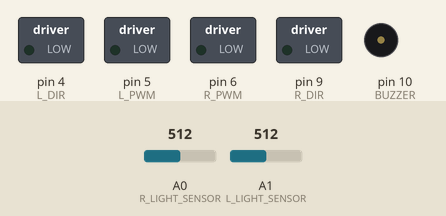
This sketch was run on a simulated Arduino Uno, built with avr-gcc and run on an emulated ATmega328P. Shown: switched loads named in the sketch (green lamp = pin HIGH), buzzer (waves = sounding, pin HIGH). The inputs (shaded band) are chosen by the test bench; at power-on: A0 (R_LIGHT_SENSOR) = 512, A1 (L_LIGHT_SENSOR) = 512.

Above: at 1.8 s.
1.9 s: A0 (R_LIGHT_SENSOR) set to 482
At 3.4 s:
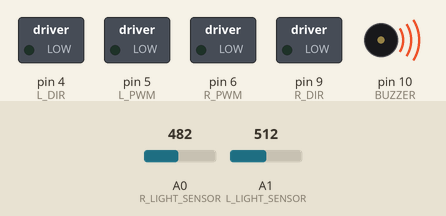
6.0 s: A1 (L_LIGHT_SENSOR) set to 546
7.5 s: A1 (L_LIGHT_SENSOR) set to 567
At 8.2 s:
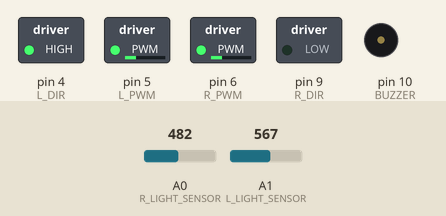
9.0 s: A0 (R_LIGHT_SENSOR) set to 716
At 9.4 s:
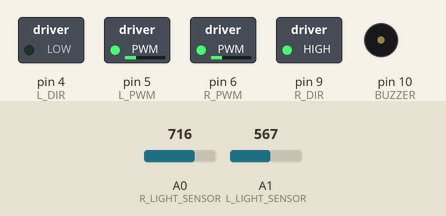
10.5 s: A0 (R_LIGHT_SENSOR) set to 655
12.0 s: A0 (R_LIGHT_SENSOR) set to 624
At 12.9 s:
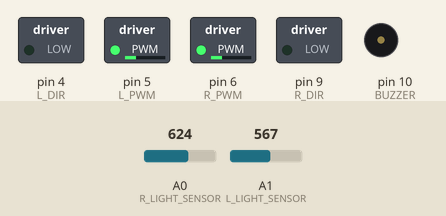
Timing chart, 0 to 14.5 s (numbered marks = the images above; inputs shaded):
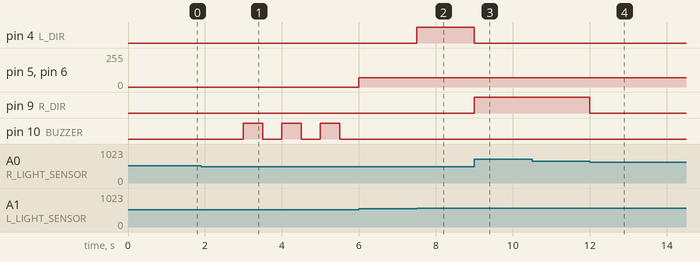

The sketch:

Light_follower.ino
```cpp
#define L_PWM 5
#define L_DIR 4
#define R_PWM 6
#define R_DIR 9
#define PWM_MAX 165
#define PWM_MIN 30

#define L_LIGHT_SENSOR A1
#define R_LIGHT_SENSOR A0
#define BUZZER 10

#define LED 13

int bip=0;


void setup(){
  // Bridge H configuration
  pinMode(L_DIR,OUTPUT);
  pinMode(R_DIR,OUTPUT);
  pinMode(L_PWM,OUTPUT);
  pinMode(R_PWM,OUTPUT);

  // Other elements configuration
  pinMode(BUZZER, OUTPUT);
  digitalWrite(BUZZER,0);

  Serial.begin(9600);


}// end of setups

void loop(){
  int odczytLewy = analogRead (L_LIGHT_SENSOR);
  int odczytPrawy = analogRead(R_LIGHT_SENSOR);
  int roznica = odczytLewy-odczytPrawy;
  migLED();
  stopMotors();

  while (odczytPrawy <500 || odczytLewy <500){
    // beep i times
    if(bip <3){
      BUZZASTER();
      bip++;
    }// end of if
    else{
    START();
  }// end of else
} // end of  while

}// end of loop


void leftMotor(int V){ // Left engine
  if (V>0){
    V = map(V,0, 100,PWM_MIN, PWM_MAX);
    digitalWrite(L_DIR,0); // Forward
    analogWrite(L_PWM,V); // Speed
  }// end of if
  else{
    V=abs(V);
    V=map (V,0,100,PWM_MIN,PWM_MAX);
    digitalWrite(L_DIR,1);// Reverse
    analogWrite(L_PWM,V); // Speed

  }// end of else

}// end of function

void rightMotor(int V) { // Right engine
  if (V > 0) {
    V = map(V, 0, 100, PWM_MIN, PWM_MAX);
    digitalWrite(R_DIR, 0);
    analogWrite(R_PWM, V);
  } else {
    V = abs(V);
    V = map(V, 0, 100, PWM_MIN, PWM_MAX);
    digitalWrite(R_DIR, 1);
    analogWrite(R_PWM, V);
  }
}

void stopMotors(){ // Stop both engines
  analogWrite(L_PWM,0);
  analogWrite(R_PWM,0);

}

void przyspieszanie(){ //Acceleration
  for( int i=PWM_MIN;i<PWM_MAX;i++){
  leftMotor(i);
  rightMotor(-i);
  delay(100);
  }
}

void zwalnianie(){// Braking
  for( int i=PWM_MAX;i>PWM_MIN;i--){
  leftMotor(-i);
  rightMotor(i);
  delay(100);
  }
}

void START(){
  int odczytLewy = analogRead (L_LIGHT_SENSOR);
  int odczytPrawy = analogRead(R_LIGHT_SENSOR);
  int roznica = odczytLewy-odczytPrawy;
  if (roznica>75){ // Turn Right
    leftMotor(-30);
    rightMotor(30);
  }// end of if
  else if(roznica <-75){ // Turn Left
    leftMotor(30);
    rightMotor(-30);
  } // end of else if

  else{
    leftMotor(30);
    rightMotor(30);
  }// end of else
}// end of function

void migLED(){
  digitalWrite(LED,1);
  delay(500);
  digitalWrite(LED,0);
  delay(500);
}// end of function

void BUZZASTER(){
  digitalWrite(BUZZER,1);
  delay(500);
  digitalWrite(BUZZER,0);
  delay(500);
}// end of function
```

Measured:
- the behaviour switches between 500 and 499 on A0 (R_LIGHT_SENSOR) (found by bisection; images 0 and 1)
- the behaviour switches between 557 and 558 on A1 (L_LIGHT_SENSOR) (found by bisection; images 1 and 2)
- the behaviour switches between 643 and 642 on A0 (R_LIGHT_SENSOR) (found by bisection; images 3 and 4)
- after the input at 1.9 s, pin 10 (BUZZER): alternates HIGH for 0.50 s and LOW for 0.50 s, starting after 1.1 s
- after the input at 7.5 s, pin 4 (L_DIR): LOW → HIGH at once
- after the input at 9.0 s, pin 4 (L_DIR): HIGH → LOW at once; pin 9 (R_DIR): LOW → HIGH at once
- after the input at 10.5 s, every drawn part: stays the same
- after the input at 12.0 s, pin 9 (R_DIR): HIGH → LOW at once
